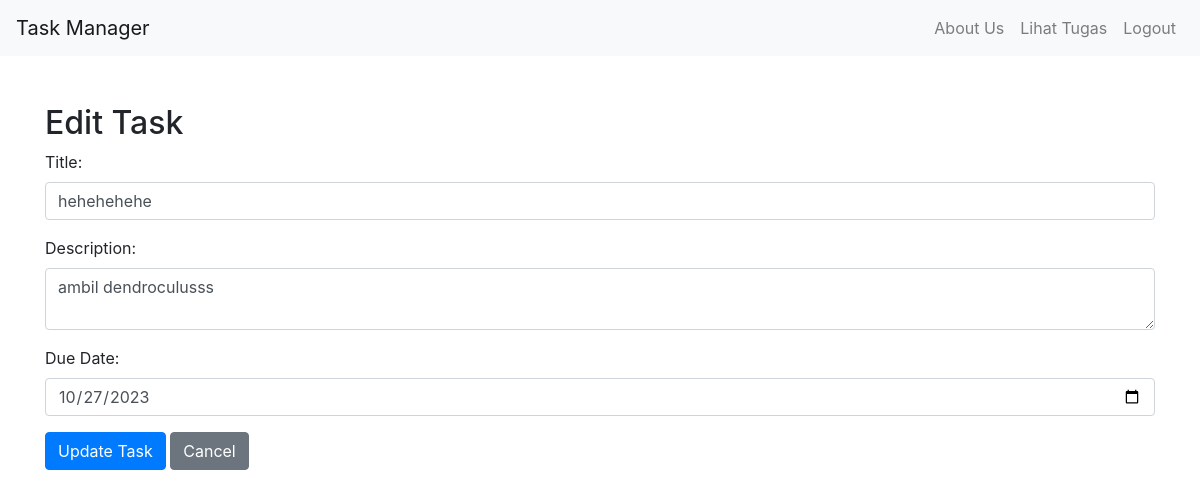
/task_edit.php?id=3, run on the app's committed database.
### tables this page shows
CREATE TABLE `tasks` (
  `id` int(11) NOT NULL,
  `user_id` int(11) DEFAULT NULL,
  `title` varchar(255) NOT NULL,
  `description` text DEFAULT NULL,
  `due_date` date DEFAULT NULL,
  `status` enum('Not started','In progress','Waiting on','Done') DEFAULT 'Not started'
);

### task_edit.php (the view, shortened to what this page needs)
<?php
require 'db.php';
$task_id = $_GET['id'];
$sql = "SELECT * FROM tasks WHERE id = '$task_id'";
$result = mysqli_query($conn, $sql);
$task = mysqli_fetch_assoc($result);
?>
<!DOCTYPE html>
<html lang="en">
<head>
    <link rel="stylesheet" href="https://stackpath.bootstrapcdn.com/bootstrap/4.5.2/css/bootstrap.min.css">
</head>
<body>
    <nav class="navbar navbar-expand-lg navbar-light bg-light">
        <a class="navbar-brand" href="home_page.php">Task Manager</a>
        <div class="collapse navbar-collapse" id="navbarNav">
            <ul class="navbar-nav ml-auto">
                <li class="nav-item">
                    <a class="nav-link" href="about_us.php">About Us</a>
                </li>
                <li class="nav-item">
                    <a class="nav-link" href="home_page.php">Lihat Tugas</a>
                </li>
                <li class="nav-item">
                    <a class="nav-link" href="logout.php">Logout</a>
                </li>
            </ul>
        </div>
    </nav>
    <div class="container mt-5">
        <h2>Edit Task</h2>
        <form method="post">
            <div class="form-group">
                <label for="title">Title:</label>
                <input type="text" class="form-control" id="title" name="title" value="<?= $task['title'] ?>" required>
            </div>
            <div class="form-group">
                <label for="description">Description:</label>
                <textarea class="form-control" id="description" name="description"><?= $task['description'] ?></textarea>
            </div>
            <div class="form-group">
                <label for="due_date">Due Date:</label>
                <input type="date" class="form-control" id="due_date" name="due_date" value="<?= $task['due_date'] ?>" required>
            </div>
            <button type="submit" class="btn btn-primary">Update Task</button>
            <a href="home_page.php" class="btn btn-secondary">Cancel</a>
        </form>
    </div>
</body>
</html>

### data on the page
tasks: title "hehehehehe", description "ambil dendroculusss", due_date "10/27/2023"
